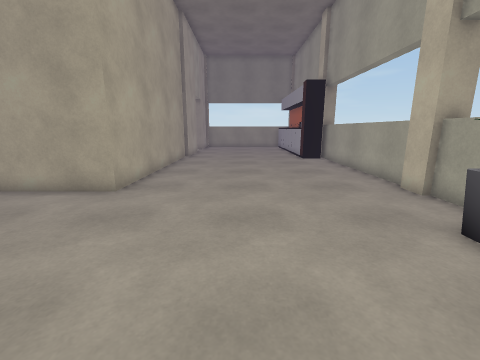
[1] (above)

17 first-person views from a walk through a 3-D level made in the Unity game engine. The camera is 1.3 m above the floor, tilts 12° down and sees 90° across. The floor is counted in squares, 0.66 m on a side. Each view is taken from the middle of a square. On the plan, view 1 faces up. The plan holds only what a view shows up to about 15 squares ahead; the rest is blank. The place goes on beyond the plan. The player character is not drawn.

[2]
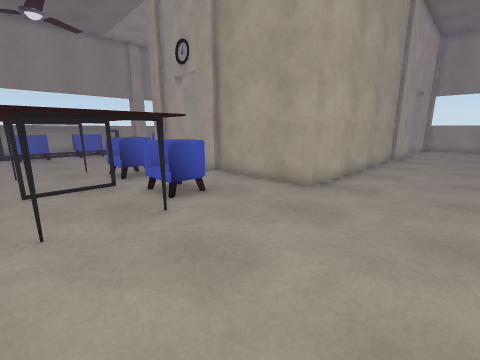

[3]
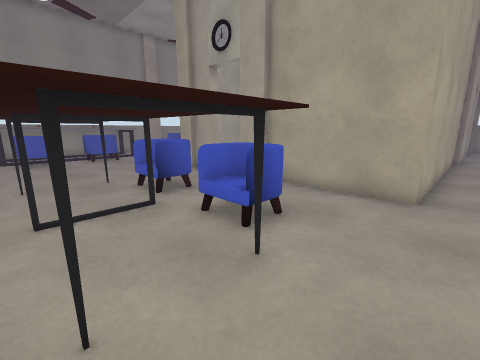

[4]
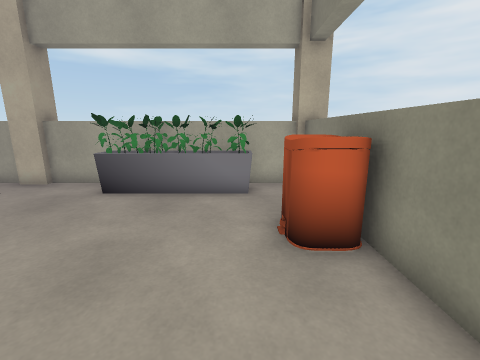

[5]
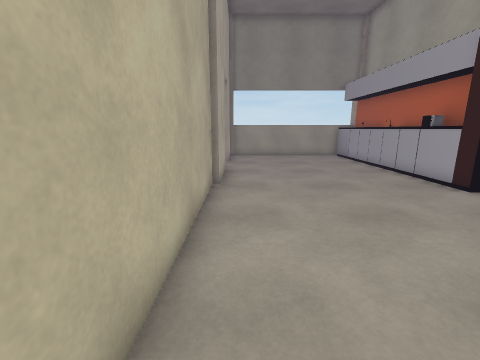

[6]
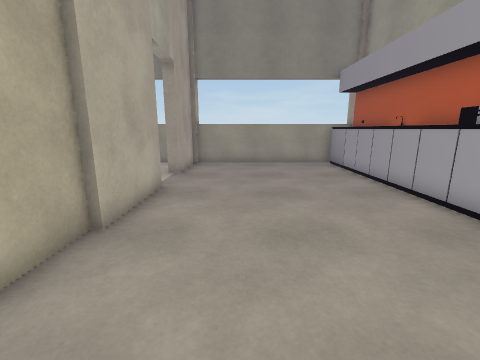

[7]
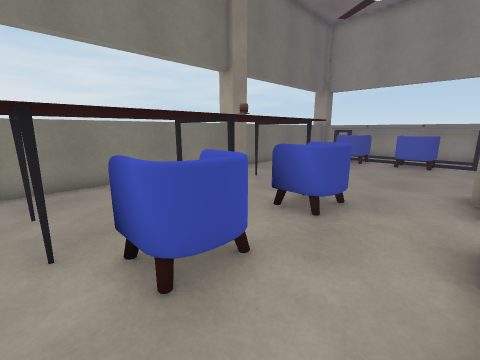

[8]
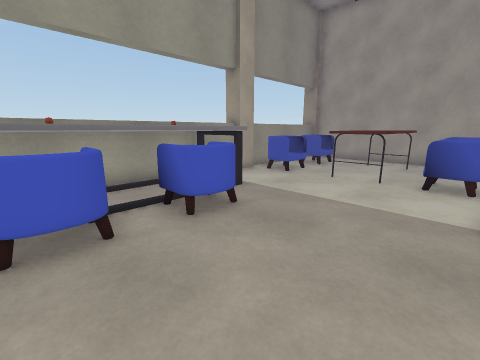

[9]
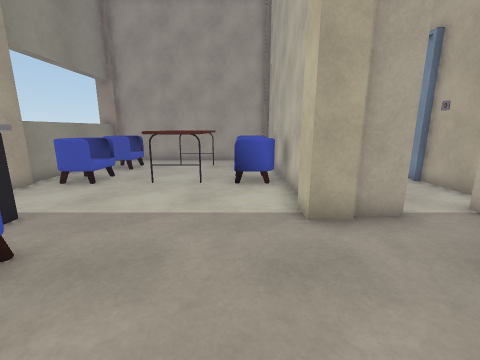

[10]
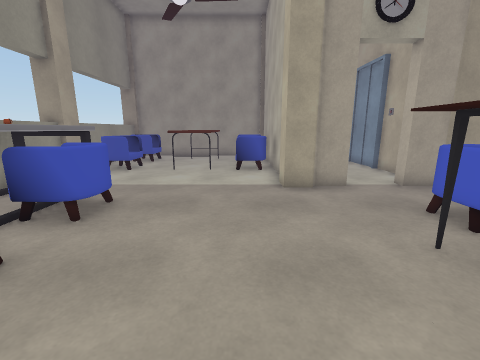

[11]
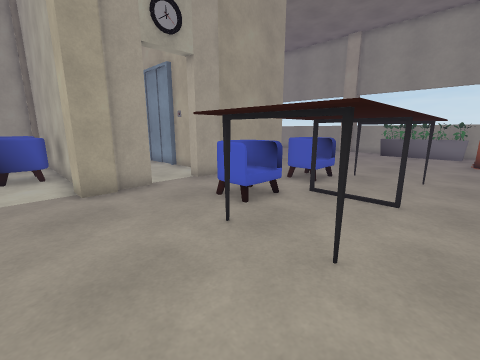

[12]
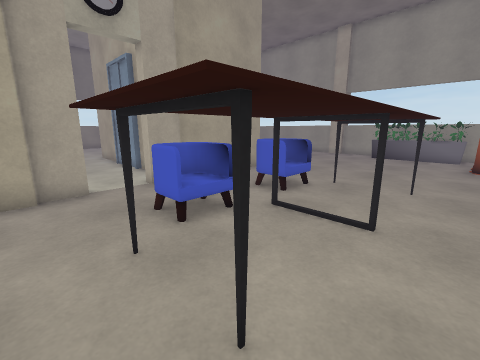

[13]
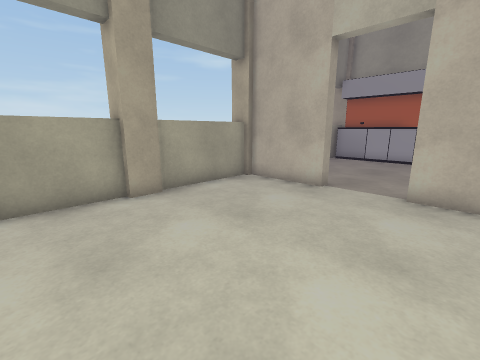

[14]
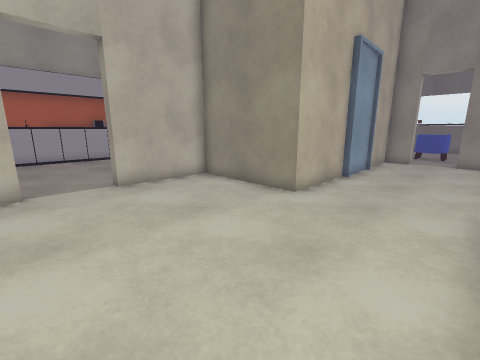

[15]
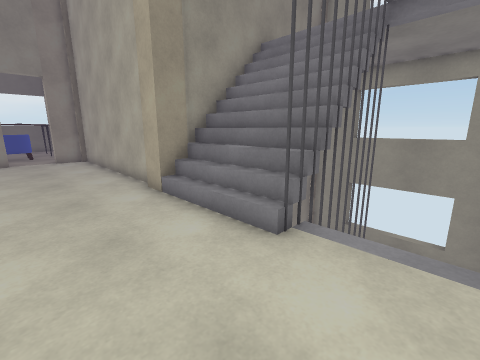

[16]
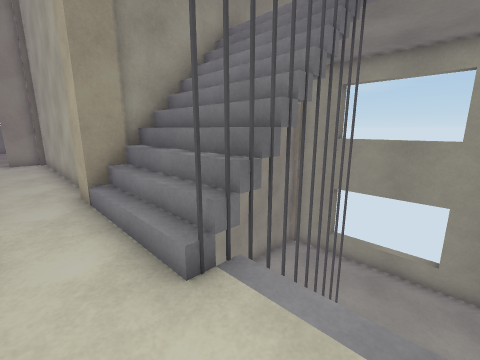

[17]
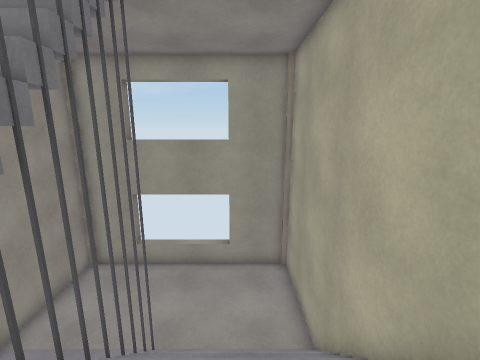

### Floor plan
Key: @ floor where view 1 was taken; # wall or solid block; x gap in a wall; . main floor; : floor 0.5 m higher than the main floor; - floor 3 m lower than the main floor; / step, stairs or slope; = window, fence, low wall or low ledge; O other object.
Columns run from 24 left of view 1 to 6 right of it. Each row starts with its distance up from view 1.
 28                               #
 27 ##########  #################O#
 26 #-----      ........#.......OO
 25 #-----    ..........#.......OO
 24 =-----    ..........#.......OO
 23 =-----#xxO/.................OO
 22 =-----     .................OO
 21 =-----     .........#.......OO
 20 #-----     .........#.......OO
 19 #-----     .........#.......OO#
 18 ########### ...     #.......OO
 17 ########### ...######.......O
 16 #....  .  #....#    #........
 15 #OOO.OOOOO#....#    #.........#
 14 # O..   OO#....#    #.........#
 13 #....OOO..#....#    #.........#
 12 #OO..  OOO#....#    #.........#
 11 #OO..OOOOO#....#    #.........#
 10 #....OO...#....#    #.........#
  9 #.........#....#    #.........#
  8 #........ ##..#######........ #
  7 #OOO.....###..##............. #
  6 #O O..........................#
  5 #O OOO.......OO..OO...........#
  4 #O OOO......OOO.O:O.........OO#
  3 #O O.......OOOOOOOOO........OO#
  2 #  OOO.....OOOOOOOOO........OO#
  1 #   OO.....OOOOOOOOO........OO#
  0 #O O.......OOOOOOOOO....@...OO#
 -1         .................OO...#
 -2        #############   ##O#####

Where each view was taken, in squares from view 1:
view 1: 0 up, 0 right, facing up
view 2: 0 up, 0 right, facing up-left
view 3: 0 up, 3 left, facing up-left
view 4: 0 up, 3 left, facing right
view 5: 9 up, 3 left, facing up
view 6: 13 up, 1 left, facing up
view 7: 7 up, 5 left, facing down-left
view 8: 1 up, 15 left, facing up-left
view 9: 2 up, 16 left, facing up
view 10: 1 down, 16 left, facing up
view 11: 1 down, 16 left, facing up-right
view 12: 1 down, 14 left, facing up-right
view 13: 20 up, 12 left, facing up-right
view 14: 24 up, 13 left, facing down-right
view 15: 25 up, 10 left, facing down-left
view 16: 25 up, 12 left, facing down-left
view 17: 25 up, 13 left, facing left
